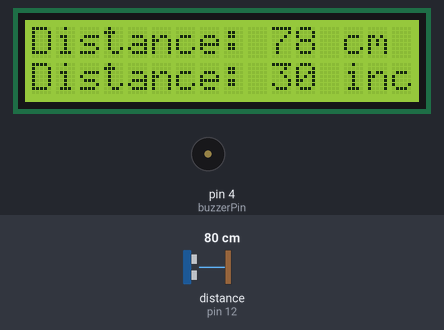
Bench run of a sketch on a simulated Arduino Uno, built with avr-gcc and run on an emulated ATmega328P. Shown: 16×2 character LCD, buzzer (waves = sounding, pin HIGH). Wiring (inferred from the names in the program): ultrasonic range finder: trigger pin 13; echo pin 12. The test bench sets the inputs (shaded band); at power-on: distance to the obstacle (sensor on pin 12) 80 cm. The echo pulse lasts 58.3 µs per cm; pins used as bus, display or sensor lines are not drawn.

Above: at 5.2 s.
5.3 s: distance to the obstacle (sensor on pin 12) set to 16 cm
At 6.0 s:
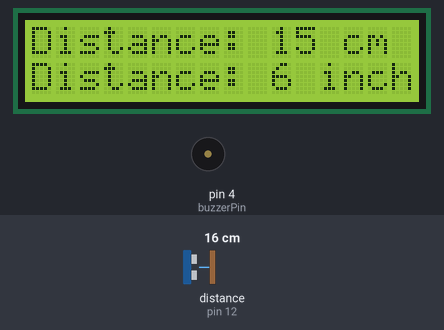
8.4 s: distance to the obstacle (sensor on pin 12) set to 11 cm
At 9.2 s:
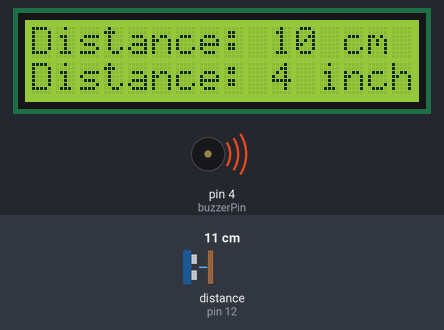
11.3 s: distance to the obstacle (sensor on pin 12) set to 2 cm
At 11.9 s:
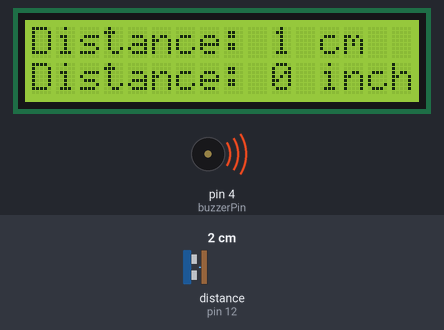
Timing chart, 0 to 14.3 s (numbered marks = the images above; inputs shaded):
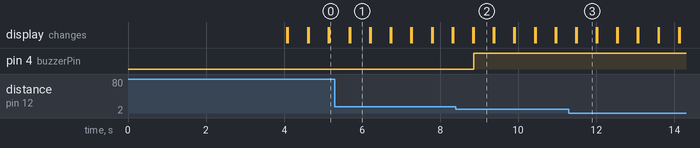

Measured:
- the behaviour switches between 14 and 13 cm on distance to the obstacle (sensor on pin 12) (found by bisection; images 1 and 2)
- after the input at 5.3 s, the display: first differs from a run without the input after 0.39 s (image 1)
- after the input at 8.4 s, pin 4 (buzzerPin): LOW → HIGH after 0.46 s; the display: first differs from a run without the input after 0.46 s (image 2)
- after the input at 11.3 s, the display: first differs from a run without the input after 0.20 s (image 3)
- what the display in image 1 shows lasts 0.5 s, from 5.7 s to 6.2 s

The sketch:

Ultrasonic_alert.ino
```cpp
#include<LiquidCrystal.h>
#define trigPin 13
#define echoPin 12
#define buzzerPin 4  // Assuming the buzzer is connected to digital pin D4

const int rs = 5, en = 3, d4 = 2, d5 = 16, d6 = 15, d7 = 14;
LiquidCrystal lcd(rs, en, d4, d5, d6, d7);

long duration;
int distance_cm, distance_inch;

void setup() {
  lcd.begin(16, 2);
  lcd.setCursor(0, 0);
  lcd.print("BestinAutomation");
  lcd.setCursor(0, 1);
  lcd.print("UltrasonicSensor");
  pinMode(trigPin, OUTPUT);
  pinMode(echoPin, INPUT);
  pinMode(buzzerPin, OUTPUT);  // Set the buzzer pin as OUTPUT
  delay(4000);
}

void loop() {
  lcd.clear();
  digitalWrite(trigPin, LOW);
  delayMicroseconds(2);
  digitalWrite(trigPin, HIGH);
  delayMicroseconds(10);
  digitalWrite(trigPin, LOW);

  duration = pulseIn(echoPin, HIGH);
  distance_cm = duration * 0.034 / 2;
  distance_inch = duration * 0.0133 / 2;

  lcd.setCursor(0, 0);
  lcd.print("Distance: ");
  lcd.print(distance_cm);
  lcd.print(" cm");
  delay(20);
  lcd.setCursor(0, 1);
  lcd.print("Distance: ");
  lcd.print(distance_inch);
  lcd.print(" inch");

  // Check if the distance is less than 5 inches
  if (distance_inch < 5) {
    digitalWrite(buzzerPin, HIGH);  // Turn on the buzzer
  } else {
    digitalWrite(buzzerPin, LOW);   // Turn off the buzzer
  }

  delay(500);
}
```
